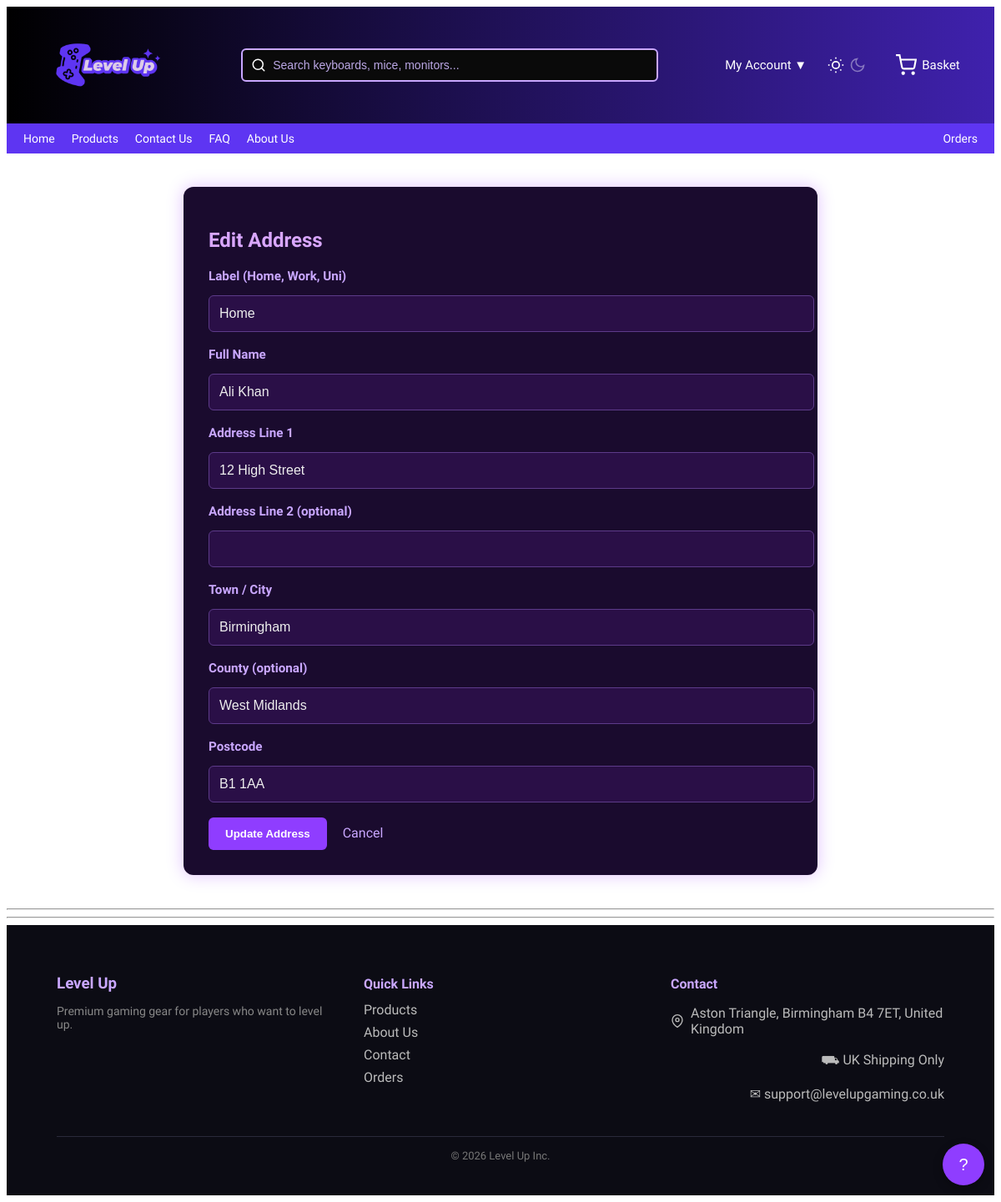
Page /index.php?page=edit-address&id=1 (signed in) on the committed database.
### tables this page shows
CREATE TABLE addresses (
  address_id INT AUTO_INCREMENT PRIMARY KEY,
  user_id INT NOT NULL,

  label VARCHAR(50) NOT NULL,

  full_name VARCHAR(100) NOT NULL,
  address_line1 VARCHAR(150) NOT NULL,
  address_line2 VARCHAR(150) NULL,
  city VARCHAR(100) NOT NULL,
  county VARCHAR(100) NULL,
  postcode VARCHAR(20) NOT NULL,
  country VARCHAR(50) NOT NULL DEFAULT 'United Kingdom',

  is_default BOOLEAN DEFAULT 0,
  created_at TIMESTAMP DEFAULT CURRENT_TIMESTAMP,

  FOREIGN KEY (user_id) 
     REFERENCES users(user_id) 
     ON DELETE CASCADE
);

### src/Controllers/AccountController.php (called while the page is built, shortened)
<?php
require_once __DIR__ . '/../Database.php';
class AccountController {
    private $db;
    public function __construct() {
        $this->db = Database::getInstance()->getConnection();
    }
    public function showEditAddressForm() {
    $id = $_GET['id'] ?? null;
    $stmt = $this->db->prepare("  SELECT
            address_id,
            label,
            full_name,
            address_line1,
            address_line2,
            city,
            county,
            postcode,
            country
        FROM addresses
        WHERE address_id = ? AND user_id = ?
    ");
    $stmt->execute([$id, $_SESSION['user_id']]);
    $address = $stmt->fetch();
    include __DIR__ . '/../../templates/customer/edit-address.php';
}
    }

### src/Database.php (called while the page is built, shortened)
<?php
class Database {
    private static $instance = null;
    private $connection;
    private function __construct() {
        try {
            $this->connection = new PDO(
                "mysql:host=" . DB_HOST . ";dbname=" . DB_NAME . ";charset=utf8mb4",
                DB_USER,
                DB_PASS,
                [
                    PDO::ATTR_ERRMODE => PDO::ERRMODE_EXCEPTION,
                    PDO::ATTR_DEFAULT_FETCH_MODE => PDO::FETCH_ASSOC,
                    PDO::ATTR_EMULATE_PREPARES => false
                ]
            );
        } catch (PDOException $e) {
            die("Database connection failed: " . $e->getMessage());
        }
    }
    public static function getInstance() {
        if (self::$instance === null) {
            self::$instance = new self();
        }
        return self::$instance;
    }
    public function getConnection() {
        return $this->connection;
    }
}
?>

### templates/customer/edit-address.php (the view, shortened to what this page needs)
<?php include __DIR__ . '/../header.php'; ?>
<div class="edit-container">
    <h2>Edit Address</h2>
    <form method="POST" action="<?= BASE_URL ?>index.php?page=update-address">
        <div class="form-group">
            <label>Label (Home, Work, Uni)</label>
            <input type="text"
                   name="label"
                   value="<?= htmlspecialchars($address['label']) ?>"
                   required>
        </div>
        <div class="form-group">
            <label>Full Name</label>
            <input type="text"
                   name="full_name"
                   value="<?= htmlspecialchars($address['full_name']) ?>"
                   required>
        </div>
        <div class="form-group">
            <label>Address Line 1</label>
            <input type="text"
                   name="address_line1"
                   value="<?= htmlspecialchars($address['address_line1']) ?>"
                   required>
        </div>
        <div class="form-group">
            <label>Address Line 2 (optional)</label>
            <input type="text"
                   name="address_line2"
                   value="<?= htmlspecialchars($address['address_line2']) ?>">
        </div>
        <div class="form-group">
            <label>Town / City</label>
            <input type="text"
                   name="city"
                   value="<?= htmlspecialchars($address['city']) ?>"
                   required>
        </div>
        <div class="form-group">
            <label>County (optional)</label>
            <input type="text"
                   name="county"
                   value="<?= htmlspecialchars($address['county']) ?>">
        </div>
        <div class="form-group">
            <label>Postcode</label>
            <input type="text"
                   name="postcode"
                   maxlength="8"
                   pattern="[A-Za-z0-9 ]+"
                   value="<?= htmlspecialchars($address['postcode']) ?>"
                   required>
        </div>
        <button type="submit" class="btn-purple">
            Update Address
        </button>
        <a href="<?= BASE_URL ?>index.php?page=account#addresses"
           class="cancel-link">
            Cancel
        </a>
    </form>
</div>
<?php include __DIR__ . '/../footer.php'; ?>

### public/assets/css/style.css (style rules this page uses)
:root { --bg-primary: #ffffff; --bg-secondary: #f5f5f5; --text-primary: #1a1a2e; --text-secondary: #6b6b80; --highlight-color: #5e35f2; --highlight-dark: #3f21ad; --danger: #ff4f4f; --lavender: #C9A7FF; --border-color: #e6e6ee; --shadow: 0 4px 16px rgba(0,0,0,0.06); --shadow-lg: 0 12px 40px rgba(0,0,0,0.12); }
body { background-color: var(--bg-primary); color: var(--text-primary); font-family: "Science Gothic", sans-serif; font-optical-sizing: auto; font-weight: 300; font-variation-settings: "slnt" 0, "wdth" 100, "CTRS" 0; overflow-x: hidden; opacity: 0; transition: opacity 0.25s ease; }
body.loaded { opacity: 1; }
.form-group { margin-bottom: 20px; }
.form-group label { display: block; margin-bottom: 8px; }
.form-group input, .form-group textarea { width: 100%; padding: 12px; border-radius: 6px; border: 1px solid #333; background: #1b1b1b; color: white; }

### public/assets/css/admin.css (style rules this page uses)
.form-group { display: flex; flex-direction: column; gap: 8px; }
.form-group label { color: var(--text-primary); font-weight: 600; font-size: 0.95rem; }
.form-group input, .form-group select, .form-group textarea { padding: 12px; border: 2px solid rgba(188, 168, 230, 0.3); border-radius: 6px; background: rgba(255, 255, 255, 0.05); color: var(--text-primary); font-size: 1rem; }

### templates/customer/edit-address.php (style rules this page uses)
.edit-container { max-width: 700px; margin: 40px auto; background: #1a0b2e; padding: 30px; border-radius: 12px; box-shadow: 0 0 20px rgba(132, 0, 255, 0.25); }
.edit-container h2 { color: #d9a7ff; margin-bottom: 20px; }
.form-group { margin-bottom: 18px; }
.form-group label { color: #c9a7ff; display: block; margin-bottom: 6px; font-weight: bold; }
.form-group input, .form-group textarea { width: 100%; padding: 12px; background: #2a0f47; border: 1px solid #5d3b8a; border-radius: 6px; color: #eee; }
.btn-purple { background: #8f3dff; padding: 12px 20px; border-radius: 6px; color: white; border: none; cursor: pointer; font-weight: bold; transition: 0.3s; }
.cancel-link { color: #c9a7ff; margin-left: 15px; text-decoration: none; }

### rows in the picture
addresses: label "Home", full_name "Ali Khan", address_line1 "12 High Street", city "Birmingham", county "West Midlands", postcode "B1 1AA"
